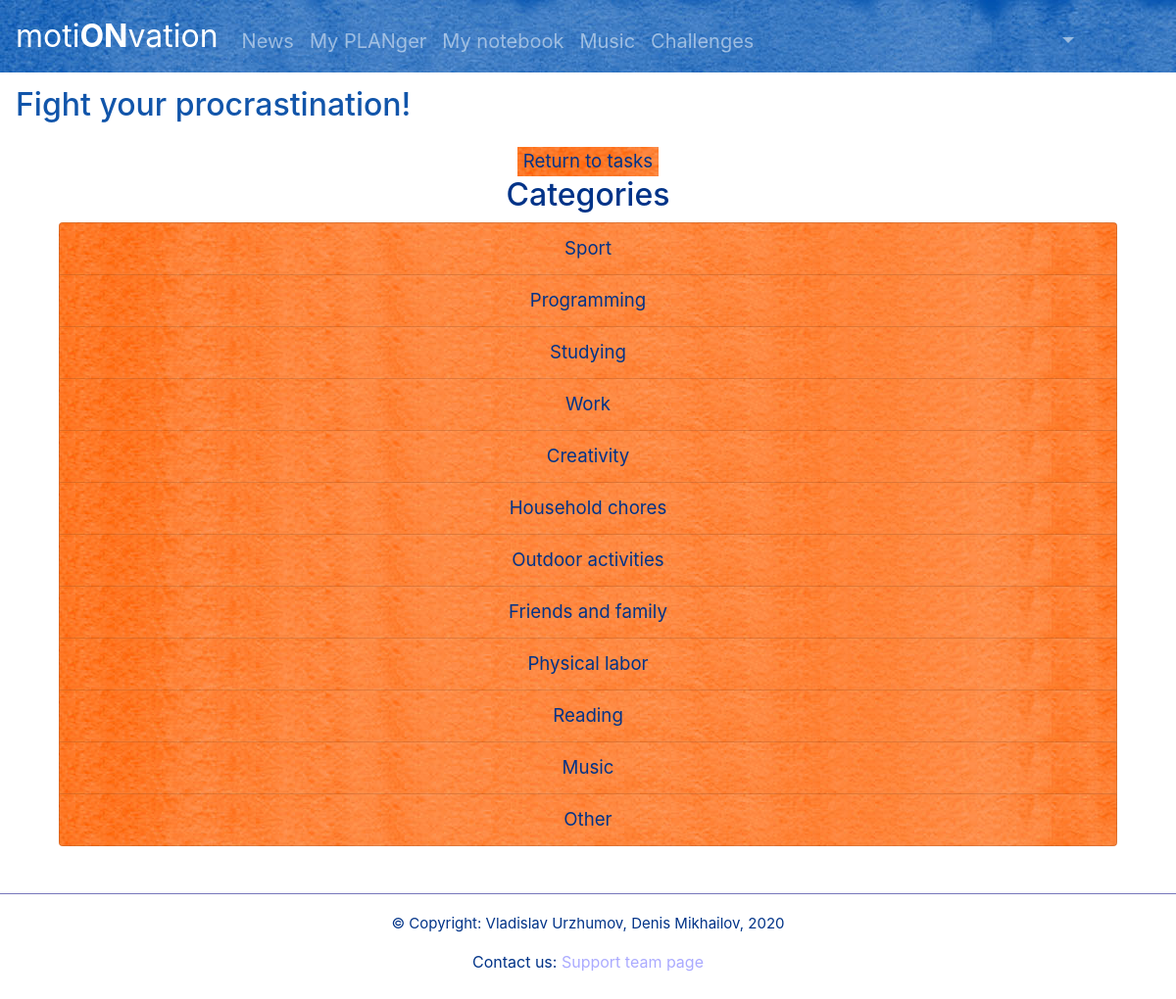
Page /change_task_category/2 (signed in) on the committed database.
### motionvation/data/models/categories.py (models this page shows)
class Category(SqlAlchemyBase, SerializerMixin):
    __tablename__ = 'categories'
    id = Column(Integer, primary_key=True, autoincrement=True)
    title = Column(String)
    user_id = Column(Integer, ForeignKey('users.id'))
    user = orm.relation('User')
    tasks = orm.relation('Task', back_populates='category')

### motionvation/application.py (the view)
@app.route('/change_task_category/<id>')
@login_required
def change_task_category(id):
    id = int(id)
    db = db_session.create_session()
    categories = db.query(Category).all()
    task = db.query(Task).filter(Task.id == id).first()
    if task:
        return render_template('change_task_category.html', title='Change category', task_id=id, categories=categories)
    return redirect('/tasks')

### motionvation/application.py (called while the page is built)
@login_manager.user_loader
def load_user(user_id):
    db = db_session.create_session()
    return db.query(User).get(user_id)

### motionvation/data/db_session.py (called while the page is built)
def create_session() -> orm.Session:
    global __factory
    return __factory()

### motionvation/templates/change_task_category.html
{% extends 'base.html' %}
{% block content %}
<main class='text-center container'>
    <button type="button" class="button btn-light button-note"><a href="/tasks" class='button-note-text'>Return to tasks</a></button>
        <h2>Categories</h2>
        <div class="container">
        <ul class="list-group">
            {% for category in categories %}
            <li class="list-group-item list-group-flush list-group-color"><a href="/change_task_category/save/{{ category.id }}/{{ task_id }}" class='button-note-text'>{{ category.title }}</a></li>
            {% endfor %}
        </ul>
        </div>
</main>
{% endblock %}

### motionvation/static/css/style.css (style rules this page uses)
body { background: url(../img/7.jpg); color: #fff; }
.button-note-text { color: #fff; font-size: 14pt; text-decoration: none; }

### motionvation/static/css/simple_blue_design.css (style rules this page uses)
body { background: url(../img/wh.jpg); color: #fff; }
.button-note-text { color: #038; }
.text-center { color: #038; }
.list-group-color { background: url(../img/orange_panel.jpg); }
.button-note { color: #fff; background: url(../img/orange_panel.jpg); border: none; }

### rows in the picture
Category: title "Sport"
Category: title "Programming"
Category: title "Studying"
Category: title "Work"
Category: title "Creativity"
Category: title "Household chores"
Category: title "Outdoor activities"
Category: title "Friends and family"
Category: title "Physical labor"
Category: title "Reading"
Category: title "Music"
Category: title "Other"
